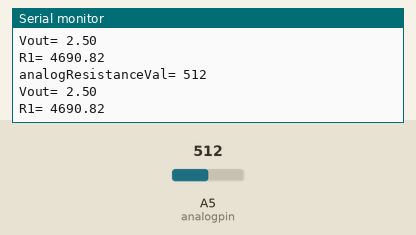
The sketch below on a simulated Arduino Uno, built with avr-gcc and run on an emulated ATmega328P. Parts: the last lines printed to the serial monitor. Inputs (shaded band) come from the test bench; at power-on: A5 (analogpin) = 512.

Above: at 1.8 s.
1.9 s: A5 (analogpin) set to 0
At 2.8 s:
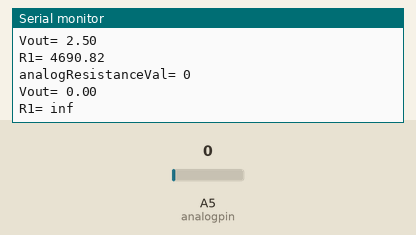
4.5 s: A5 (analogpin) set to 122
At 5.8 s:
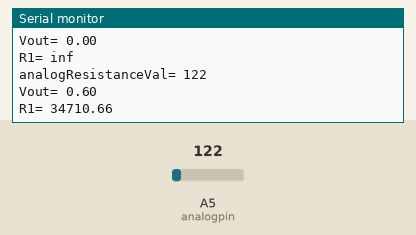
Timing chart, 0 to 7.5 s (numbered marks = the images above; inputs shaded):
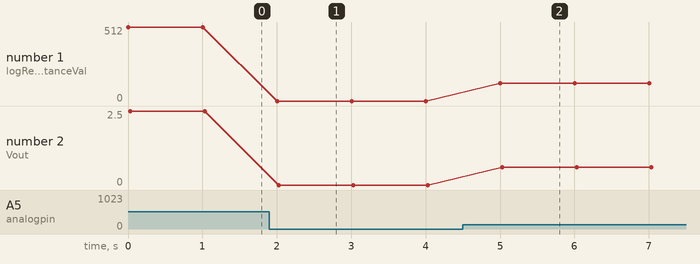

Measured:
- after the input at 1.9 s, the serial monitor: prints a new line after 0.10 s (image 1)
- after the input at 4.5 s, the serial monitor: prints a new line after 0.51 s (image 2)
- plotted number 1: 512 → 0 after the input at 1.9 s, 0 → 122 after the input at 4.5 s
- plotted number 2: 2.5 → 0 after the input at 1.9 s, 0 → 0.6 after the input at 4.5 s

The sketch:

1-Reading-Resistance-of-DOL-Sensor.ino
```cpp
int analogpin = 5;
int R2 = 4700;
int Vin = 5;
//float Vout=0;
int analogResistanceVal = 0;
float R1;
//connections
//r1=sensor, r2=constant resisotr
//r1 and r2 are parallel, r1 connected to 5V [Vin] and R2 to gnd
//A5 from common point of r1 and R2

void setup() {
  Serial.begin(9600);
}

void loop() {
  analogResistanceVal = analogRead(analogpin);
  Serial.print("analogResistanceVal= ");
  Serial.println(analogResistanceVal);
  //float a=5/1023;
  //Serial.println(a);
  float Vout = analogResistanceVal * (5.0 / 1023.0);
  Serial.print("Vout= ");
  Serial.println(Vout);

  R1 = (R2 * (Vin - Vout)) / Vout;
  Serial.print("R1= ");
  Serial.println(R1);
  delay(1000);


}
```
